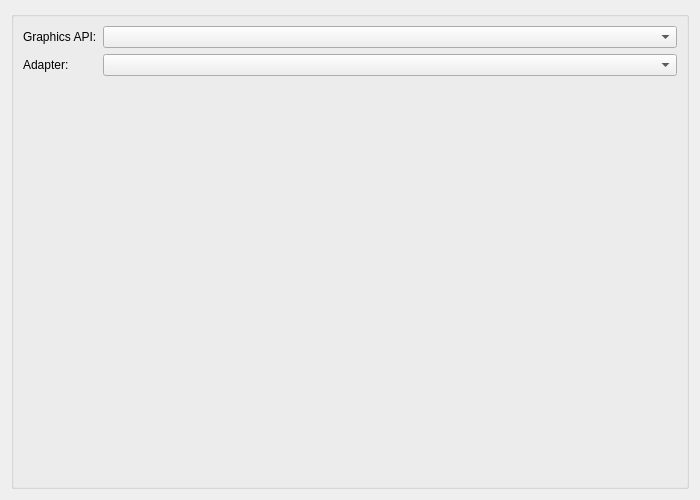
<?xml version="1.0" encoding="UTF-8"?>
<ui version="4.0">
 <class>GraphicsSettingsHeader</class>
 <widget class="QWidget" name="GraphicsSettingsHeader">
  <property name="geometry">
   <rect>
    <x>0</x>
    <y>0</y>
    <width>700</width>
    <height>500</height>
   </rect>
  </property>
  <property name="windowTitle">
   <string/>
  </property>
  <layout class="QVBoxLayout" name="verticalLayout">
   <item>
    <widget class="QGroupBox" name="rendererLayout">
     <property name="title">
      <string/>
     </property>
     <layout class="QFormLayout" name="formLayout">
      <item row="0" column="0">
       <widget class="QLabel" name="rendererText">
        <property name="text">
         <string>Graphics API:</string>
        </property>
       </widget>
      </item>
      <item row="0" column="1">
       <widget class="QComboBox" name="rendererDropdown"/>
      </item>
      <item row="1" column="0">
       <widget class="QLabel" name="adapterText">
        <property name="text">
         <string>Adapter:</string>
        </property>
       </widget>
      </item>
      <item row="1" column="1">
       <widget class="QComboBox" name="adapterDropdown"/>
      </item>
     </layout>
    </widget>
   </item>
  </layout>
 </widget>
 <resources/>
 <connections/>
</ui>
